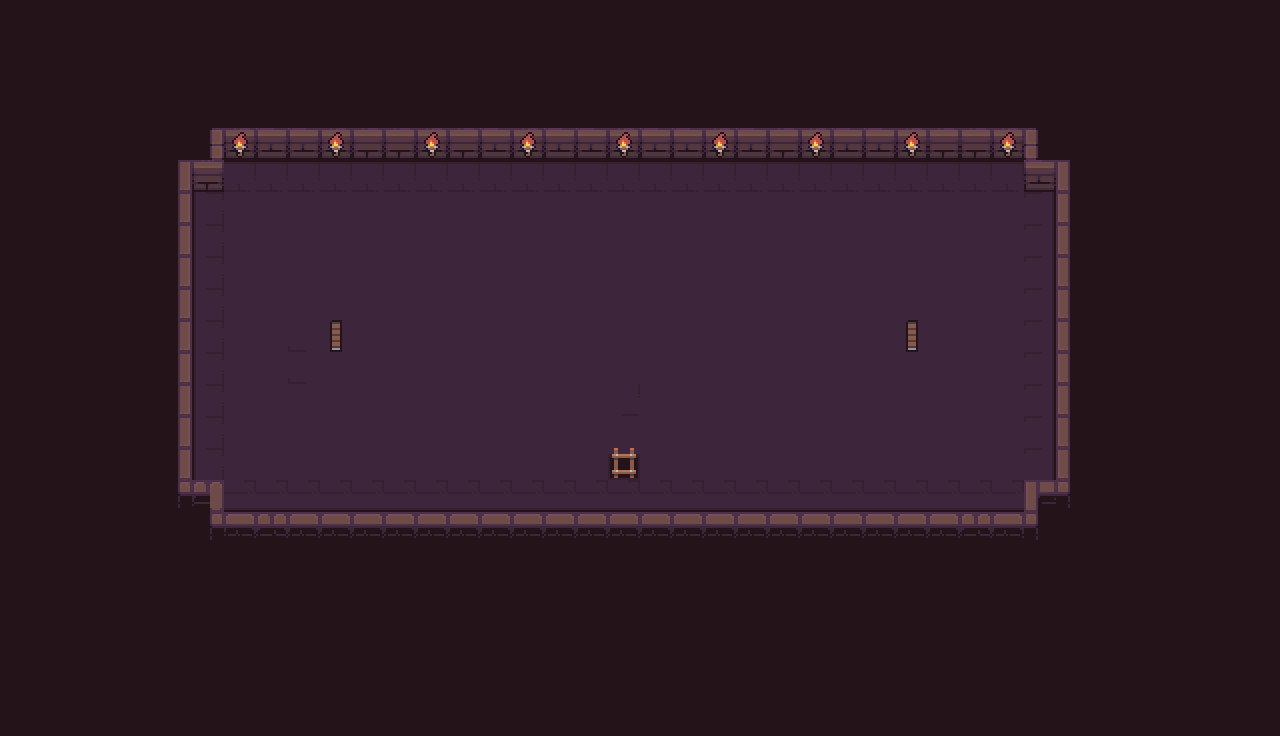

A 2D game scene composited from a Tiled map and its tileset images. What follows is a short description and the map's XML, with every tile layer's data as written:
An orthogonal 40x23 tile map with 32x32 px tiles, 1 tile layer (Tile Layer 1) and 22 objects.

<map version="1.10" tiledversion="1.11.2" orientation="orthogonal" renderorder="right-down" width="40" height="23" tilewidth="32" tileheight="32" infinite="0" nextlayerid="10" nextobjectid="63">
 <tileset firstgid="1" source="Environment.tsx" />
 <layer id="1" name="Tile Layer 1" width="40" height="23">
  <data encoding="csv">
65,206,206,206,206,220,206,206,206,206,206,206,206,206,206,206,206,206,206,206,35,35,35,35,35,35,35,35,236,236,205,89,89,89,89,206,89,89,89,89,
206,206,206,206,206,220,220,206,206,206,206,206,206,206,206,206,206,206,206,206,206,206,206,206,206,206,35,236,236,236,205,236,223,206,89,89,89,236,89,236,
206,206,206,206,206,220,220,220,206,206,206,206,206,206,221,221,221,221,221,221,221,221,221,236,236,236,236,236,236,236,205,89,223,236,236,236,236,236,236,236,
206,206,206,206,220,220,220,220,206,220,222,206,206,206,206,221,221,221,221,221,221,221,221,77,205,77,236,236,35,206,205,89,223,89,206,206,220,236,50,236,
206,206,220,220,220,206,102,103,104,104,103,98,98,103,98,104,103,104,104,103,104,104,103,104,109,103,104,104,103,186,186,103,107,206,220,89,220,220,89,236,
206,238,220,220,220,198,183,120,120,120,120,120,120,120,120,120,120,120,120,120,120,120,120,120,120,120,120,120,120,120,120,120,104,203,220,220,220,220,236,236,
206,206,220,220,220,198,215,217,217,217,217,217,217,217,217,217,217,217,217,217,217,217,217,217,217,217,217,217,217,217,217,217,218,203,220,220,220,220,236,236,
206,206,220,220,220,198,215,217,217,217,217,217,217,217,217,217,217,217,217,217,217,217,217,217,217,217,217,217,217,217,217,217,218,203,205,220,220,220,236,236,
206,206,220,220,220,198,215,217,217,217,217,217,217,217,217,217,217,217,217,217,217,217,217,217,217,217,217,217,217,217,217,217,218,203,220,220,220,220,236,236,
206,206,220,220,220,198,215,217,217,217,217,217,217,217,217,217,217,217,217,217,217,217,217,217,217,217,217,217,217,217,217,217,218,203,220,220,220,220,236,236,
206,206,220,220,220,198,215,217,217,138,228,217,217,217,217,217,217,217,217,217,217,217,217,217,217,217,217,217,228,217,217,217,218,203,220,220,220,220,236,236,
206,206,220,220,220,198,215,217,217,138,217,217,217,217,217,217,217,217,217,217,217,217,217,217,217,217,217,217,217,217,217,217,218,203,220,220,220,220,236,236,
206,206,220,220,220,198,215,217,217,217,217,217,217,217,217,217,217,217,217,141,217,217,217,217,217,217,217,217,217,217,217,217,218,203,220,220,220,220,236,236,
205,205,220,220,220,198,215,217,217,217,217,217,217,217,217,217,217,217,217,217,217,217,217,217,217,217,217,217,217,217,217,217,218,203,220,220,220,220,236,236,
206,206,220,220,220,198,215,217,217,217,217,217,217,217,217,217,217,217,217,216,217,217,217,217,217,217,217,217,217,217,217,217,218,203,220,220,220,220,236,236,
206,206,220,220,220,166,167,233,233,233,233,233,233,233,233,233,233,233,233,233,233,233,233,233,233,233,233,233,233,233,233,233,155,171,220,220,220,220,236,236,
206,206,220,220,220,205,166,247,248,247,249,249,249,249,249,249,249,249,249,249,249,249,249,249,249,249,249,249,249,247,250,247,171,190,220,220,220,220,236,236,
206,206,220,220,238,205,220,220,238,221,221,221,221,221,221,221,221,221,221,221,221,221,221,221,221,221,221,221,221,221,205,220,220,220,220,89,89,220,220,236,
206,206,206,238,206,206,205,221,221,221,221,221,221,221,221,221,221,221,221,221,221,221,221,221,221,221,221,221,221,221,205,206,220,236,236,236,236,236,236,89,
206,206,206,206,206,206,205,221,221,221,221,221,221,221,221,221,221,221,221,221,221,221,221,221,221,221,221,221,221,221,221,221,220,89,89,89,236,236,89,50,
206,206,206,206,206,206,206,221,221,221,221,221,221,221,221,221,221,221,221,221,221,221,221,221,221,221,221,221,221,221,221,221,220,236,236,236,236,236,236,236,
206,206,206,206,206,206,206,206,206,206,206,206,206,221,221,221,221,221,206,206,206,206,206,206,206,206,236,236,236,236,205,89,236,236,89,89,89,89,89,89,
206,206,206,206,206,206,206,206,206,206,206,206,206,206,206,206,221,221,221,221,206,206,206,206,206,206,236,236,236,236,205,236,236,236,236,236,236,236,236,236
</data>
 </layer>
 <objectgroup id="8" name="Next Level">
  <object id="38" x="604.74" y="445.394" width="39" height="39" />
 </objectgroup>
 <objectgroup id="6" name="Item Layer">
  <object id="30" x="896" y="275">
   <point />
  </object>
  <object id="31" x="896" y="375">
   <point />
  </object>
  <object id="34" x="320" y="375">
   <point />
  </object>
  <object id="41" x="320" y="275">
   <point />
  </object>
  <object id="55" x="375" y="325">
   <point />
  </object>
  <object id="56" x="275" y="325">
   <point />
  </object>
  <object id="57" x="951" y="325">
   <point />
  </object>
  <object id="58" x="851" y="325">
   <point />
  </object>
 </objectgroup>
 <objectgroup id="9" name="Bullet Spawn">
  <object id="59" x="1226" y="52">
   <point />
  </object>
  <object id="60" x="1237" y="704">
   <point />
  </object>
  <object id="61" x="41" y="708">
   <point />
  </object>
  <object id="62" x="40" y="66">
   <point />
  </object>
 </objectgroup>
 <objectgroup id="7" name="Player Start">
  <object id="35" x="620.429" y="387.633">
   <point />
  </object>
 </objectgroup>
 <objectgroup id="5" name="Collision Layer">
  <object id="6" x="1060.83" y="166.822" width="44.3333" height="332.382" />
  <object id="13" x="214.289" y="518.394" width="819.246" height="47" />
  <object id="15" x="211.333" y="83.333" width="822.333" height="62" />
  <object id="18" x="141.966" y="155.728" width="46" height="344.001" />
  <object id="51" x="1027" y="484.5" width="35" height="32" />
  <object id="52" x="185.5" y="482" width="35" height="32" />
  <object id="53" x="185.5" y="150" width="35" height="32" />
  <object id="54" x="1026.5" y="148" width="35" height="32" />
 </objectgroup>
</map>
